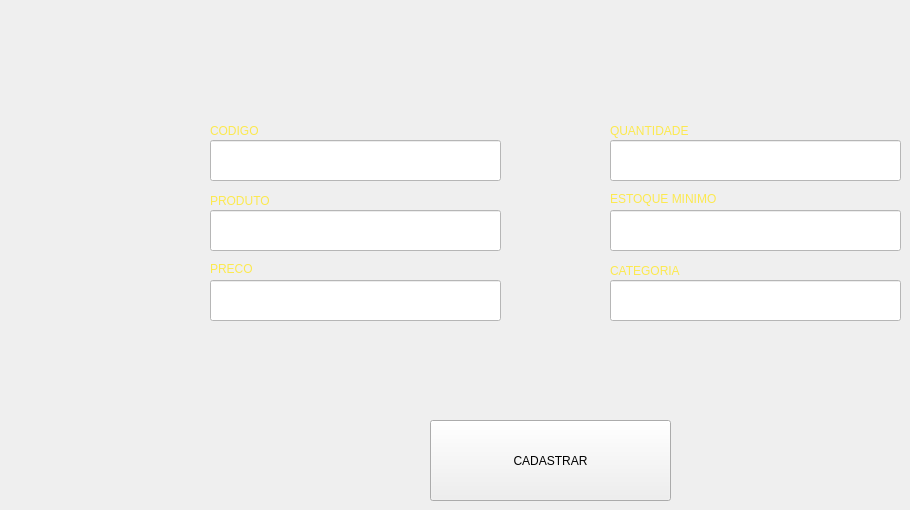
    <widget class="QWidget" name="cadastro">
     <attribute name="title">
      <string>CADASTRAR PRODUTOS</string>
     </attribute>
     <widget class="QLabel" name="label_4">
      <property name="geometry">
       <rect>
        <x>210</x>
        <y>120</y>
        <width>67</width>
        <height>21</height>
       </rect>
      </property>
      <property name="styleSheet">
       <string notr="true">color: rgb(252, 233, 79);</string>
      </property>
      <property name="text">
       <string>CODIGO</string>
      </property>
     </widget>
     <widget class="QLabel" name="label_6">
      <property name="geometry">
       <rect>
        <x>210</x>
        <y>190</y>
        <width>91</width>
        <height>21</height>
       </rect>
      </property>
      <property name="styleSheet">
       <string notr="true">color: rgb(252, 233, 79);</string>
      </property>
      <property name="text">
       <string>PRODUTO</string>
      </property>
     </widget>
     <widget class="QLabel" name="label_10">
      <property name="geometry">
       <rect>
        <x>610</x>
        <y>120</y>
        <width>101</width>
        <height>21</height>
       </rect>
      </property>
      <property name="styleSheet">
       <string notr="true">color: rgb(252, 233, 79);</string>
      </property>
      <property name="text">
       <string>QUANTIDADE</string>
      </property>
     </widget>
     <widget class="QLabel" name="label_11">
      <property name="geometry">
       <rect>
        <x>210</x>
        <y>260</y>
        <width>67</width>
        <height>17</height>
       </rect>
      </property>
      <property name="styleSheet">
       <string notr="true">color: rgb(252, 233, 79);</string>
      </property>
      <property name="text">
       <string>PRECO</string>
      </property>
     </widget>
     <widget class="QLineEdit" name="cpCodigoCadastro">
      <property name="geometry">
       <rect>
        <x>210</x>
        <y>140</y>
        <width>291</width>
        <height>41</height>
       </rect>
      </property>
      <property name="styleSheet">
       <string notr="true">background-color: rgb(255, 255, 255);</string>
      </property>
     </widget>
     <widget class="QLineEdit" name="cpProdutoCadastro">
      <property name="geometry">
       <rect>
        <x>210</x>
        <y>210</y>
        <width>291</width>
        <height>41</height>
       </rect>
      </property>
      <property name="styleSheet">
       <string notr="true">background-color: rgb(255, 255, 255);</string>
      </property>
     </widget>
     <widget class="QLineEdit" name="cpQuantidadeCadastro">
      <property name="geometry">
       <rect>
        <x>610</x>
        <y>140</y>
        <width>291</width>
        <height>41</height>
       </rect>
      </property>
      <property name="styleSheet">
       <string notr="true">background-color: rgb(255, 255, 255);</string>
      </property>
     </widget>
     <widget class="QLineEdit" name="cpPrecoCadastro">
      <property name="geometry">
       <rect>
        <x>210</x>
        <y>280</y>
        <width>291</width>
        <height>41</height>
       </rect>
      </property>
      <property name="styleSheet">
       <string notr="true">background-color: rgb(255, 255, 255);</string>
      </property>
     </widget>
     <widget class="QLabel" name="label_12">
      <property name="geometry">
       <rect>
        <x>610</x>
        <y>260</y>
        <width>91</width>
        <height>21</height>
       </rect>
      </property>
      <property name="styleSheet">
       <string notr="true">color: rgb(252, 233, 79);</string>
      </property>
      <property name="text">
       <string>CATEGORIA</string>
      </property>
     </widget>
     <widget class="QPushButton" name="btCadastrarCadastro">
      <property name="geometry">
       <rect>
        <x>430</x>
        <y>420</y>
        <width>241</width>
        <height>81</height>
       </rect>
      </property>
      <property name="text">
       <string>CADASTRAR</string>
      </property>
     </widget>
     <widget class="QLabel" name="label_13">
      <property name="geometry">
       <rect>
        <x>610</x>
        <y>190</y>
        <width>151</width>
        <height>17</height>
       </rect>
      </property>
      <property name="styleSheet">
       <string notr="true">color: rgb(252, 233, 79);</string>
      </property>
      <property name="text">
       <string>ESTOQUE MINIMO</string>
      </property>
     </widget>
     <widget class="QLineEdit" name="cpEstoqueMinimoCadastro">
      <property name="geometry">
       <rect>
        <x>610</x>
        <y>210</y>
        <width>291</width>
        <height>41</height>
       </rect>
      </property>
      <property name="styleSheet">
       <string notr="true">background-color: rgb(255, 255, 255);</string>
      </property>
     </widget>
     <widget class="QLineEdit" name="cpCategoriaCadastro">
      <property name="geometry">
       <rect>
        <x>610</x>
        <y>280</y>
        <width>291</width>
        <height>41</height>
       </rect>
      </property>
      <property name="styleSheet">
       <string notr="true">background-color: rgb(255, 255, 255);</string>
      </property>
     </widget>
    </widget>
